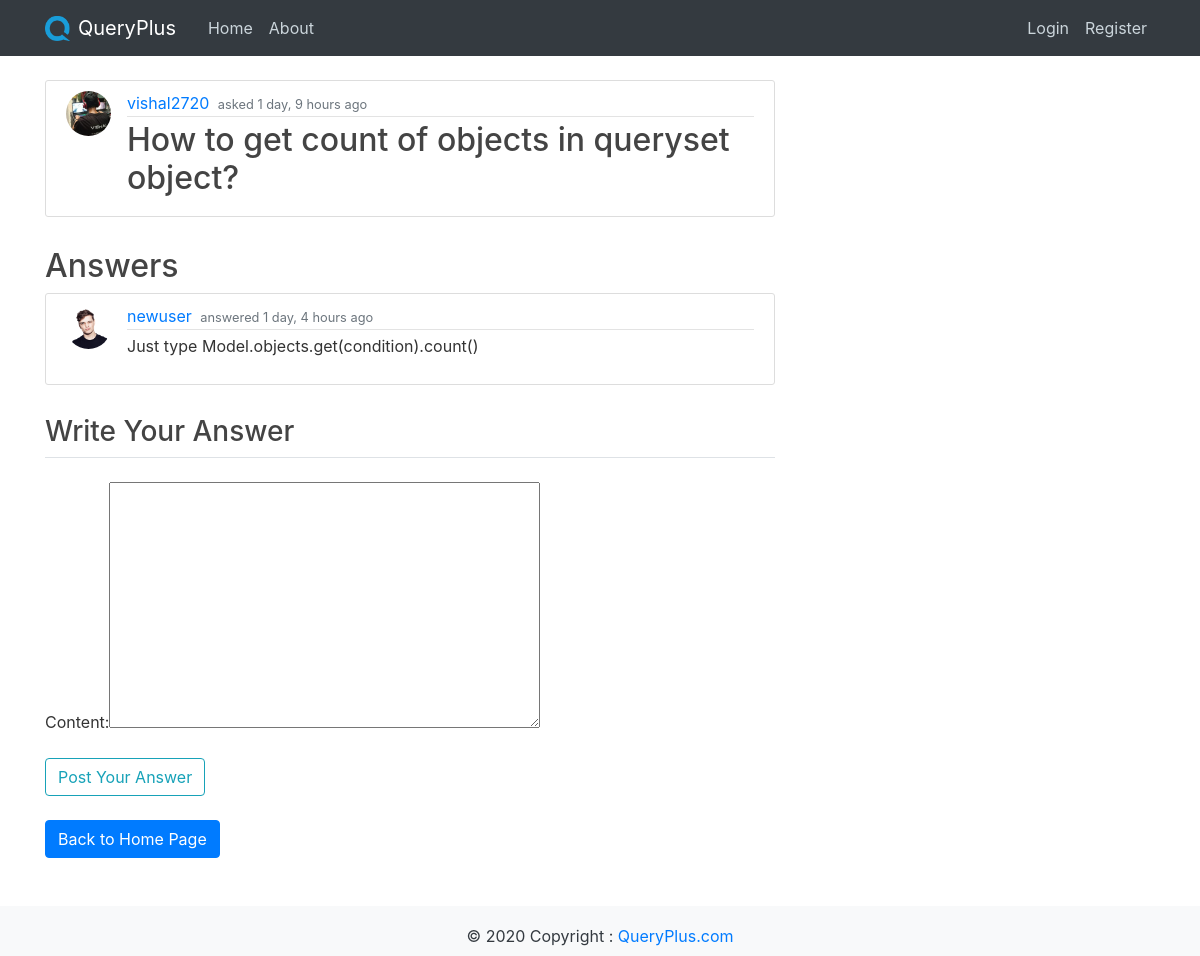
/question/14/, run on an earlier commit of the app's database.
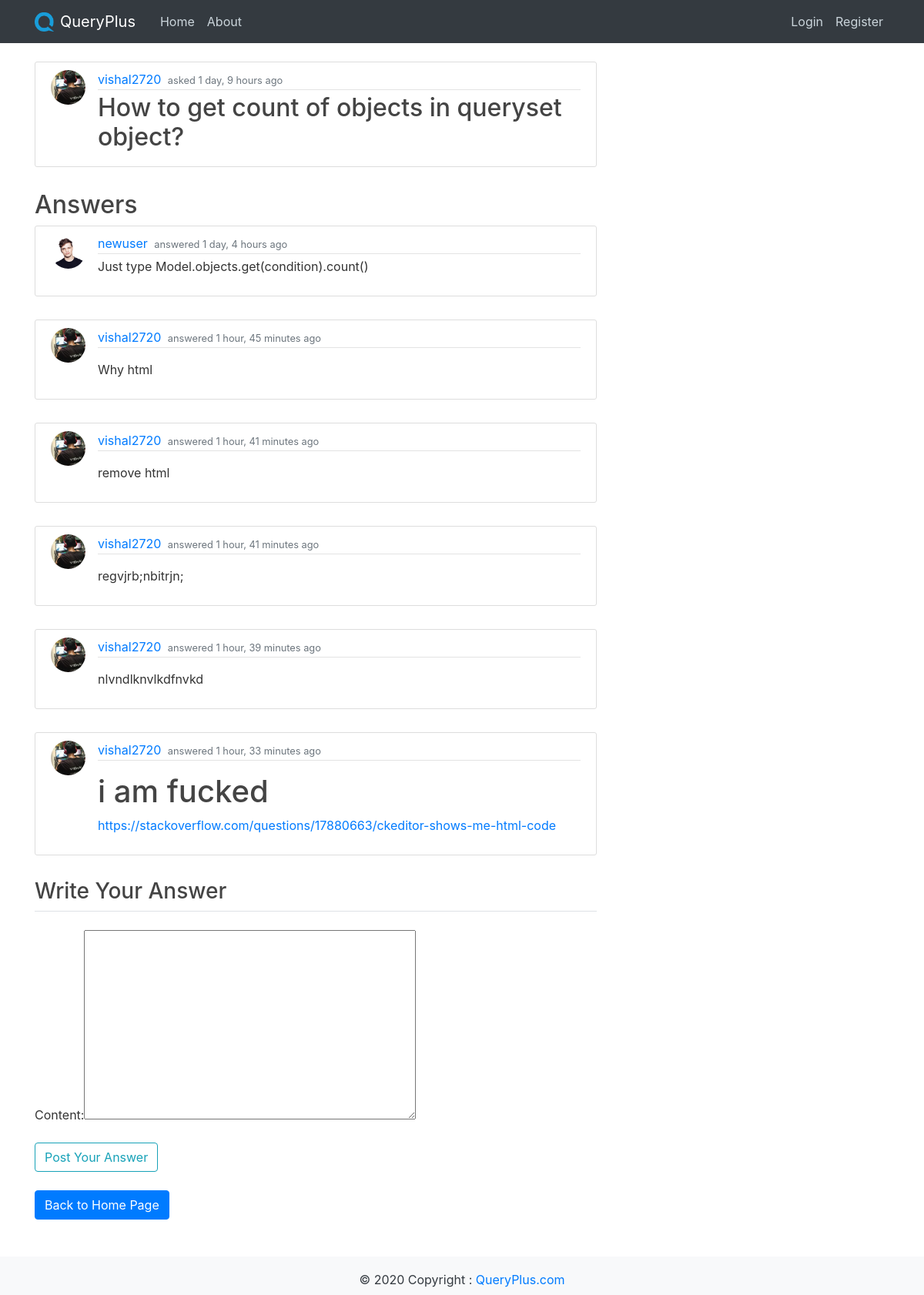
And on a later commit of the database.
### main_app/models.py (models this page shows, shortened)
class Answer(models.Model):
    content = RichTextField(blank=True, null=True)
    date_posted = models.DateTimeField(default=timezone.now)
    author = models.ForeignKey(User, on_delete=models.CASCADE)
    answered_to = models.ForeignKey(Question, on_delete=models.CASCADE)

class Profile(models.Model):
    user = models.OneToOneField(User, on_delete=models.CASCADE)
    image = models.ImageField(default='default.jpg',upload_to='profile_pics')

### main_app/views.py (the view, shortened to what this page needs)
# urls.py: path('question/<int:pk>/', QuestionDetailView.as_view(), name='question-detail'),
class QuestionDetailView(DetailView):
    model = Question
    def get_context_data(self, *args, **kwargs):
        context = super(QuestionDetailView,
             self).get_context_data(*args, **kwargs)
        context["form"] = AnswerForm()
        context["answers"] = Answer.objects.filter(answered_to=context["question"])
        context["count"] =  Answer.objects.filter(answered_to=context["question"]).count()
        return context

### main_app/forms.py
class AnswerForm(forms.ModelForm):
    class Meta:
        model = Answer
        fields = ["content"]

### main_app/templates/main_app/question_detail.html (shortened to what this page needs)
{% extends "main_app/base.html" %}
{% load crispy_forms_tags %}
{% block content %}
    <article class="media content-section">
        <img class="rounded-circle article-img" src="{{ object.author.profile.image.url }}" alt="">
        <div class="media-body">
        <div class="article-metadata">
            <a class="mr-1" href="">{{ question.author }}</a>
            <small class="text-muted">asked {{ question.date_posted|timesince }} ago</small>
        </div>
            <h2 class="article-title">{{ question.question|safe }}</h2>
        </div>
    </article>
    <h2>Answers</h2>
    {% if count  %}
        {% for ans in answers %}
            <article class="media content-section">
                <img class="rounded-circle article-img" src="{{ ans.author.profile.image.url }}" alt="">
                <div class="media-body">
                <div class="article-metadata">
                    <a class="mr-1" href="">{{ ans.author }}</a>
                    <small class="text-muted">answered {{ ans.date_posted|timesince }} ago</small>
                </div>
                <p>{{ ans.content|safe }}</p>
                </div>
            </article>
        {% endfor %}
    {% endif %}
    <form method="POST">
        <fieldset class="form-group">
            {% if count  %}
                <legend class="border-bottom mb-4"><h3>Write Your Answer</h3></legend>
            {% else %}
                <legend class="border-bottom mb-4"><h4>Be the first one to Answer</h4></legend>
            {% endif %}
            <div>
                {{ form|safe }} {{ form.media }}
            </div>
        </fieldset>
        <div class="form-group">
            <button class="btn btn-outline-info" type="submit">Post Your Answer</button>
        </div>
    </form>
    <a class="btn btn-primary mt-2 mb-2" href="{% url 'home' %}">Back to Home Page</a>
{% endblock content %}

What changed in the data, as far as the page shows it:
added Answer: author.profile.image (picture), author "vishal2720", date_posted "1 hour, 45 minutes", content "Why html"
added Answer: author.profile.image (picture), author "vishal2720", date_posted "1 hour, 41 minutes", content "remove html"
added Answer: author.profile.image (picture), author "vishal2720", date_posted "1 hour, 41 minutes", content "regvjrb;nbitrjn;"
added Answer: author.profile.image (picture), author "vishal2720", date_posted "1 hour, 39 minutes", content "nlvndlknvlkdfnvkd"
added Answer: author.profile.image (picture), author "vishal2720", date_posted "1 hour, 33 minutes", content "i am fucked https://stackoverflow.com/questions/17880663/ckeditor-shows-me-html-code"
